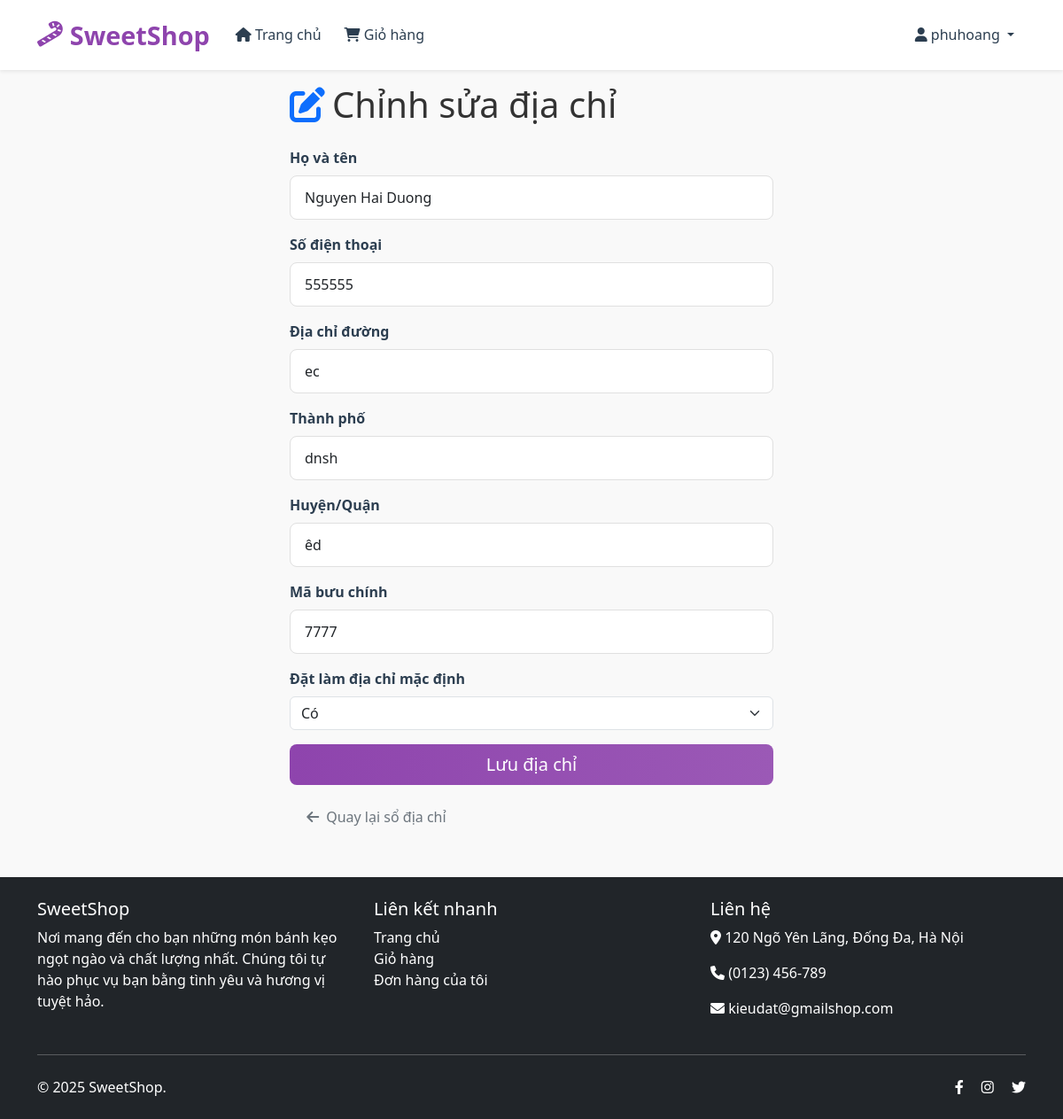
Screenshot of /addresses/edit/1 (signed in) with the database file from the repository.
### app/models.py (models this page shows, shortened)
class User(UserMixin, db.Model):
    __tablename__ = 'users'
    id = db.Column(db.Integer, primary_key=True)
    username = db.Column(db.String(80), nullable=False, unique=True)
    password_hash = db.Column(db.String(120), nullable=False)
    role = db.Column(db.String(10), nullable=False, default='USER')  # 'USER' or 'ADMIN'
    created_at = db.Column(db.DateTime, nullable=False, default=datetime.utcnow)
    cart_items = db.relationship('Cart', backref='user', lazy=True, cascade='all, delete-orphan')
    orders = db.relationship('Order', backref='customer', lazy=True, cascade='all, delete-orphan')
    addresses = db.relationship('Address', backref='user', lazy=True, cascade='all, delete-orphan')

class Address(db.Model):
    __tablename__ = 'addresses'
    id = db.Column(db.Integer, primary_key=True)
    user_id = db.Column(db.Integer, db.ForeignKey('users.id'), nullable=False)
    full_name = db.Column(db.String(100), nullable=False)
    phone = db.Column(db.String(20), nullable=False)
    street = db.Column(db.String(200), nullable=False)
    city = db.Column(db.String(100), nullable=False)
    state = db.Column(db.String(100), nullable=False)
    zip_code = db.Column(db.String(20), nullable=False)
    is_default = db.Column(db.Boolean, default=False)

### app/main/routes.py (the view, shortened to what this page needs)
@bp.route('/addresses/edit/<int:address_id>', methods=['GET', 'POST'])
@login_required
def edit_address(address_id):
    address = Address.query.filter_by(id=address_id, user_id=current_user.id).first_or_404()
    form = AddressForm(obj=address)
    return render_template('main/edit_address.html', form=form, address=address)

### app/main/forms.py
class AddressForm(FlaskForm):
    full_name = StringField('Họ và tên', validators=[DataRequired(), Length(max=100)])
    phone = StringField('Số điện thoại', validators=[DataRequired(), Length(max=20)])
    street = StringField('Địa chỉ đường', validators=[DataRequired(), Length(max=200)])
    city = StringField('Thành phố', validators=[DataRequired(), Length(max=100)])
    state = StringField('Huyện/Quận', validators=[DataRequired(), Length(max=100)])
    zip_code = StringField('Mã bưu chính', validators=[DataRequired(), Length(max=20)])
    is_default = SelectField('Đặt làm địa chỉ mặc định', choices=[(False, 'Không'), (True, 'Có')], coerce=lambda x: x == 'True')
    submit = SubmitField('Lưu địa chỉ')

### app/__init__.py (called while the page is built)
def create_app(config_class=Config):
    app = Flask(__name__)
    app.config.from_object(config_class)
    db.init_app(app)
    login_manager.init_app(app)
    bcrypt.init_app(app)
    migrate = Migrate(app, db)  # Initialize Flask-Migrate
    login_manager.login_view = 'auth.login'
    login_manager.login_message = 'Đăng nhập để truy cập trang này.'
    from app.auth import bp as auth_bp
    app.register_blueprint(auth_bp)
    from app.admin import bp as admin_bp
    app.register_blueprint(admin_bp)
    from app.main import bp as main_bp
    app.register_blueprint(main_bp)
    @login_manager.user_loader
    def load_user(user_id):
        from app.models import User
        return User.query.get(int(user_id))
    return app

### app/templates/main/edit_address.html (shortened to what this page needs)
{% extends "base.html" %}
{% block content %}
<div class="row justify-content-center">
    <div class="col-md-6">
        <h1 class="mb-4"><i class="fas fa-edit me-2 text-primary"></i>Chỉnh sửa địa chỉ</h1>
        <form method="POST">
            <div class="mb-3">
                {{ form.full_name.label(class="form-label fw-bold") }}
                {{ form.full_name(class="form-control") }}
            </div>
            <div class="mb-3">
                {{ form.phone.label(class="form-label fw-bold") }}
                {{ form.phone(class="form-control") }}
            </div>
            <div class="mb-3">
                {{ form.street.label(class="form-label fw-bold") }}
                {{ form.street(class="form-control") }}
            </div>
            <div class="mb-3">
                {{ form.city.label(class="form-label fw-bold") }}
                {{ form.city(class="form-control") }}
            </div>
            <div class="mb-3">
                {{ form.state.label(class="form-label fw-bold") }}
                {{ form.state(class="form-control") }}
            </div>
            <div class="mb-3">
                {{ form.zip_code.label(class="form-label fw-bold") }}
                {{ form.zip_code(class="form-control") }}
            </div>
            <div class="mb-3">
                {{ form.is_default.label(class="form-label fw-bold") }}
                {{ form.is_default(class="form-select") }}
            </div>
            <div class="d-grid">
                {{ form.submit(class="btn btn-primary btn-lg") }}
            </div>
        </form>
        <div class="mt-3">
            <a href="{{ url_for('main.addresses') }}" class="btn btn-outline-secondary">
                <i class="fas fa-arrow-left me-2"></i>Quay lại sổ địa chỉ
            </a>
        </div>
    </div>
</div>
{% endblock %}

### app/templates/base.html (shortened to what this page needs)
<!DOCTYPE html>
<html lang="vi">
<head>
    <link href="https://cdn.jsdelivr.net/npm/bootstrap@5.3.0/dist/css/bootstrap.min.css" rel="stylesheet">
    <link rel="stylesheet" href="https://cdnjs.cloudflare.com/ajax/libs/font-awesome/6.0.0/css/all.min.css">
    <link rel="stylesheet" href="{{ url_for('static', filename='css/style.css') }}">
</head>
<body>
    <nav class="navbar navbar-expand-lg navbar-light bg-white fixed-top shadow-sm">
        <div class="container">
            <a class="navbar-brand" href="{{ url_for('main.home') }}">
                <i class="fas fa-candy-cane"></i> SweetShop
            </a>
            <div class="collapse navbar-collapse" id="navbarNav">
                <ul class="navbar-nav me-auto">
                    <li class="nav-item">
                        <a class="nav-link" href="{{ url_for('main.home') }}"><i class="fas fa-home"></i> Trang chủ</a>
                    </li>
                    {% if current_user.is_authenticated %}
                    <li class="nav-item">
                        <a class="nav-link" href="{{ url_for('main.view_cart') }}">
                            <i class="fas fa-shopping-cart"></i> Giỏ hàng
                            {% set cart_count = current_user.cart_items|length %}
                        </a>
                    </li>
                    {% endif %}
                </ul>
                <ul class="navbar-nav">
                    {% if current_user.is_authenticated %}
                        <li class="nav-item dropdown">
                            <a class="nav-link dropdown-toggle" href="#" id="navbarDropdown" role="button" data-bs-toggle="dropdown">
                                <i class="fas fa-user"></i> {{ current_user.username }}
                            </a>
                        </li>
                    {% endif %}
                </ul>
            </div>
        </div>
    </nav>
    <div class="container mt-4">
        {% block content %}{% endblock %}
    </div>
    <footer class="footer mt-5 bg-dark text-white py-4">
        <div class="container">
            <div class="row">
                <div class="col-md-4 mb-4 mb-md-0">
                    <h5>SweetShop</h5>
                    <p>Nơi mang đến cho bạn những món bánh kẹo ngọt ngào và chất lượng nhất. Chúng tôi tự hào phục vụ bạn bằng tình yêu và hương vị tuyệt hảo.</p>
                </div>
                <div class="col-md-4 mb-4 mb-md-0">
                    <h5>Liên kết nhanh</h5>
                    <ul class="list-unstyled">
                        <li><a href="{{ url_for('main.home') }}" class="text-white text-decoration-none">Trang chủ</a></li>
                        <li><a href="{{ url_for('main.view_cart') }}" class="text-white text-decoration-none">Giỏ hàng</a></li>
                        <li><a href="{{ url_for('main.my_orders') }}" class="text-white text-decoration-none">Đơn hàng của tôi</a></li>
                    </ul>
                </div>
                <div class="col-md-4">
                    <h5>Liên hệ</h5>
                    <p><i class="fas fa-map-marker-alt"></i> 120 Ngõ Yên Lãng, Đống Đa, Hà Nội</p>
                    <p><i class="fas fa-phone"></i> (0123) 456-789</p>
                    <p><i class="fas fa-envelope"></i> kieudat@gmailshop.com</p>
                </div>
            </div>
            <hr class="my-4">
            <div class="d-flex justify-content-between align-items-center">
                <p class="mb-0">&copy; 2025 SweetShop.</p>
                <div>
                    <a href="#" class="text-white me-3"><i class="fab fa-facebook-f"></i></a>
                    <a href="#" class="text-white me-3"><i class="fab fa-instagram"></i></a>
                    <a href="#" class="text-white"><i class="fab fa-twitter"></i></a>
                </div>
            </div>
        </div>
    </footer>
</body>
</html>

### app/static/css/style.css (style rules this page uses)
:root { --primary-color: #8e44ad; --secondary-color: #3498db; --accent-color: #e74c3c; --light-color: #f8f9fa; --dark-color: #2c3e50; --success-color: #2ecc71; --text-color: #333; --border-color: #e0e0e0; }
body { background-color: #f9f9f9; font-family: 'Segoe UI', Tahoma, Geneva, Verdana, sans-serif; color: var(--text-color); padding-top: 70px; }
.navbar { box-shadow: 0 2px 10px rgba(0, 0, 0, 0.1); background-color: white !important; padding: 0.8rem 0; }
.navbar-brand { font-weight: 700; font-size: 1.8rem; color: var(--primary-color) !important; display: flex; align-items: center; }
.navbar-brand i { margin-right: 8px; }
.navbar-nav .nav-link { font-weight: 500; margin: 0 5px; transition: all 0.3s ease; color: var(--dark-color) !important; }
.btn { border-radius: 8px; padding: 0.5rem 1.2rem; font-weight: 500; transition: all 0.3s ease; border: none; }
.btn-primary { background: linear-gradient(to right, var(--primary-color), #9b59b6); border: none; }
.form-control { border-radius: 8px; padding: 0.75rem 1rem; border: 1px solid var(--border-color); transition: all 0.3s ease; }
.form-label { font-weight: 600; color: var(--dark-color); }
.footer { background: var(--dark-color); color: white; padding: 3rem 0 1.5rem; margin-top: 4rem; }
.footer a { color: #bbb; transition: color 0.3s ease; }

### rows the page displays
User: username "phuhoang"
Address: full_name "Nguyen Hai Duong", phone "555555", street "ec", city "dnsh", state "êd", zip_code "7777", is_default "Có"
